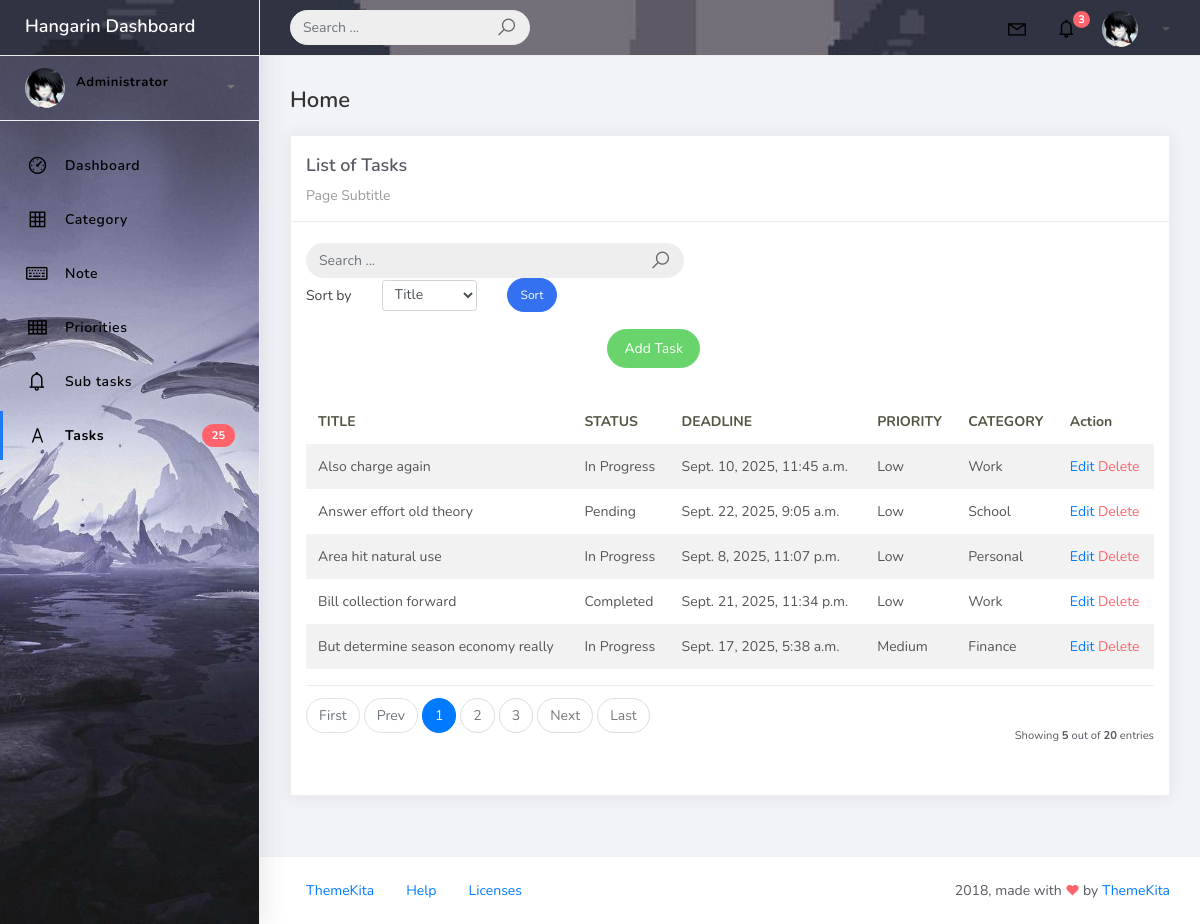
The app's page /task_list with its own data.
### tasks/models.py (models this page shows, shortened)
class BaseModel(models.Model):
    created_at = models.DateTimeField(auto_now_add=True)
    updated_at = models.DateTimeField(auto_now=True)
    class Meta:
        abstract = True

class Task(BaseModel):
    STATUS_CHOICES = [
        ("Pending", "Pending"),
        ("In Progress", "In Progress"),
        ("Completed", "Completed"),
    ]
    title = models.CharField(max_length=200)
    description = models.TextField()
    status = models.CharField(max_length=50, choices=STATUS_CHOICES, default="Pending")
    deadline = models.DateTimeField()
    priority = models.ForeignKey(Priority, on_delete=models.CASCADE)
    category = models.ForeignKey(Category, on_delete=models.CASCADE)

class Priority(models.Model):
    name = models.CharField(max_length=100)
    class Meta:
        verbose_name = "Priority"
        verbose_name_plural = "Priorities"
    def __str__(self):
        return self.name

class Category(models.Model):
    name = models.CharField(max_length=100)
    class Meta:
        verbose_name = "Category"
        verbose_name_plural = "Categories"
    def __str__(self):
        return self.name

### tasks/views.py (the view, shortened to what this page needs)
# urls.py: path('task_list', TaskList.as_view(), name='task-list'),
class TaskList(ListView):
    model = Task
    context_object_name = 'task'
    template_name = 'task_list.html'
    paginate_by = 5
    def get_queryset(self):
        qs = super().get_queryset()
        query = self.request.GET.get('q')
        return qs
    def get_ordering(self):
        allowed = ["title", "deadline", "status"]
        sort_by = self.request.GET.get("sort_by")
        if sort_by in allowed:
            return sort_by
        return "title"

### templates/task_list.html (shortened to what this page needs)
{% extends 'base.html' %} {% load static %} {% block content %}
<div class="content">
  <div class="container-fluid">
    <h4 class="page-title">Home</h4>
    <div class="row">
      <div class="col-md-12">
        <div class="card">
          <div class="card-header">
            <div class="card-title">List of Tasks</div>
            <div class="card-category">Page Subtitle</div>
          </div>
          <br />
          <div class="col-md-12 row">
            <div class="col-md-6">
              <form class="navbar-left navbar-form nav-search mr-md-3" action="" method="get">
                <div class="input-group">
                  <input type="text" placeholder="Search ..." class="form-control" name="q" value="{{ request.GET.q }}" />
                  <div class="input-group-append">
                    <span class="input-group-text">
                      <i class="la la-search search-icon"></i>
                    </span>
                  </div>
                </div>
              </form>
            </div>
            <div class="col-md-12 mb-3 ms-4">
              <form method="get" class="row g-2 align-items-center">
                <div class="col-auto">
                  <label for="smallSelect" class="col-form-label">Sort by</label>
                </div>
                <div class="col-auto">
                  <select class="form-control form-control-sm" id="smallSelect" name="sort_by">
                    <option value="title" {% if request.GET.sort_by == "title" %}selected{% endif %}>
                      Title
                    </option>
                  </select>
                </div>
                <div class="col-auto">
                  <button type="submit" class="btn btn-primary btn-sm btn-rounded">Sort</button>
                </div>
              </form>
            </div>
            <div class="col-md-6">
              <div class="pull-right">
                <a href="{% url 'task-add' %}" class="btn btn-success btn-rounded">Add Task</a>
              </div>
            </div>
          </div>
          <div class="card-body">
            <table class="table table-striped mt-3">
              <thead>
                <tr>
                  <th scope="col">TITLE</th>
                  <th scope="col">STATUS</th>
                  <th scope="col">DEADLINE</th>
                  <th scope="col">PRIORITY</th>
                  <th scope="col">CATEGORY</th>
                  <th scope="col">Action</th>
                </tr>
              </thead>
              <tbody>
                {% for object in object_list %}
                <tr>
                  <td>{{ object.title }}</td>
                  <td>{{ object.status }}</td>
                  <td>{{ object.deadline }}</td>
                  <td>{{ object.priority }}</td>
                  <td>{{ object.category }}</td>
                  <td>
                    <a href="task_list/{{ object.id }}">Edit</a>
                    <a href="task_list/{{ object.id }}/delete" class="text-danger">Delete</a>
                  </td>
                </tr>
                {% endfor %}
              </tbody>
            </table>
            {% include 'includes/pagination.html' %}
          </div>
        </div>
      </div>
    </div>
  </div>
</div>
{% endblock %}

### records on screen
Task: title "Also charge again", status "In Progress", deadline "Sept. 10, 2025, 11:45 a.m.", priority "Low", category "Work"
Task: title "Answer effort old theory", status "Pending", deadline "Sept. 22, 2025, 9:05 a.m.", priority "Low", category "School"
Task: title "Area hit natural use", status "In Progress", deadline "Sept. 8, 2025, 11:07 p.m.", priority "Low", category "Personal"
Task: title "Bill collection forward", status "Completed", deadline "Sept. 21, 2025, 11:34 p.m.", priority "Low", category "Work"
Task: title "But determine season economy really", status "In Progress", deadline "Sept. 17, 2025, 5:38 a.m.", priority "Medium", category "Finance"

### other values on screen
{{ page_num }} "1"
{{ page_num }} "2" "3"
{{ object_list.count }} "5"
{{ paginator.count }} "20"
